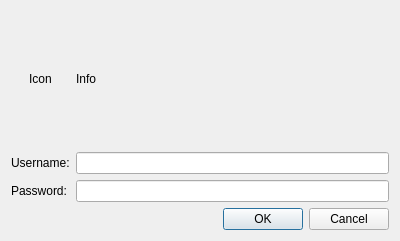
<?xml version="1.0" encoding="UTF-8"?>
<ui version="4.0">
 <class>LoginWindow</class>
 <widget class="QDialog" name="LoginWindow">
  <property name="geometry">
   <rect>
    <x>0</x>
    <y>0</y>
    <width>400</width>
    <height>241</height>
   </rect>
  </property>
  <property name="windowTitle">
   <string>Dialog</string>
  </property>
  <layout class="QGridLayout" name="gridLayout">
   <item row="0" column="0">
    <widget class="QLabel" name="m_iconLabel">
     <property name="text">
      <string>Icon</string>
     </property>
     <property name="alignment">
      <set>Qt::AlignCenter</set>
     </property>
    </widget>
   </item>
   <item row="0" column="1">
    <widget class="QLabel" name="m_infoLabel">
     <property name="sizePolicy">
      <sizepolicy hsizetype="Preferred" vsizetype="Preferred">
       <horstretch>0</horstretch>
       <verstretch>0</verstretch>
      </sizepolicy>
     </property>
     <property name="text">
      <string>Info</string>
     </property>
     <property name="wordWrap">
      <bool>true</bool>
     </property>
    </widget>
   </item>
   <item row="1" column="0">
    <widget class="QLabel" name="userLabel">
     <property name="text">
      <string>Username:</string>
     </property>
    </widget>
   </item>
   <item row="1" column="1">
    <widget class="QLineEdit" name="m_userNameLineEdit"/>
   </item>
   <item row="2" column="0">
    <widget class="QLabel" name="passwordLabel">
     <property name="text">
      <string>Password:</string>
     </property>
    </widget>
   </item>
   <item row="2" column="1">
    <widget class="QLineEdit" name="m_passwordLineEdit">
     <property name="echoMode">
      <enum>QLineEdit::Password</enum>
     </property>
    </widget>
   </item>
   <item row="3" column="0" colspan="2">
    <widget class="QDialogButtonBox" name="buttonBox">
     <property name="orientation">
      <enum>Qt::Horizontal</enum>
     </property>
     <property name="standardButtons">
      <set>QDialogButtonBox::Cancel|QDialogButtonBox::Ok</set>
     </property>
    </widget>
   </item>
  </layout>
 </widget>
 <resources/>
 <connections>
  <connection>
   <sender>buttonBox</sender>
   <signal>accepted()</signal>
   <receiver>LoginWindow</receiver>
   <slot>accept()</slot>
   <hints>
    <hint type="sourcelabel">
     <x>248</x>
     <y>254</y>
    </hint>
    <hint type="destinationlabel">
     <x>157</x>
     <y>274</y>
    </hint>
   </hints>
  </connection>
  <connection>
   <sender>buttonBox</sender>
   <signal>rejected()</signal>
   <receiver>LoginWindow</receiver>
   <slot>reject()</slot>
   <hints>
    <hint type="sourcelabel">
     <x>316</x>
     <y>260</y>
    </hint>
    <hint type="destinationlabel">
     <x>286</x>
     <y>274</y>
    </hint>
   </hints>
  </connection>
 </connections>
</ui>
